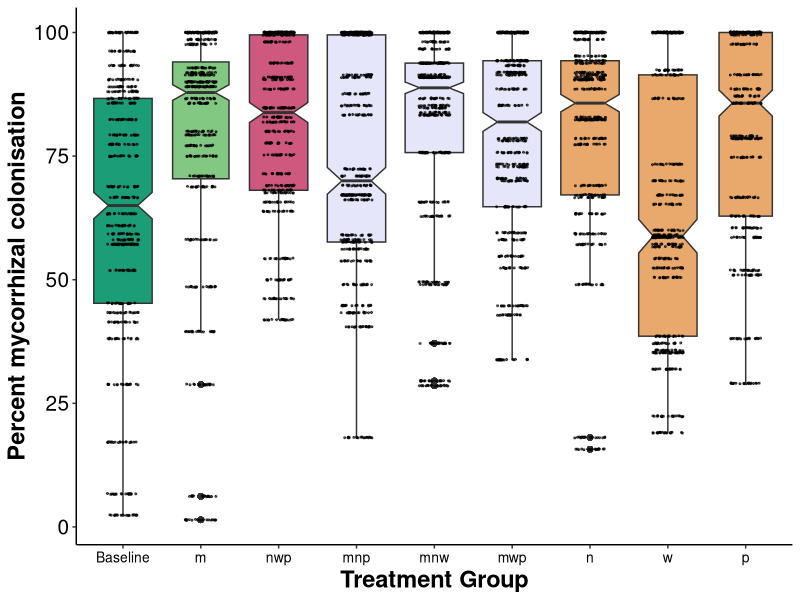
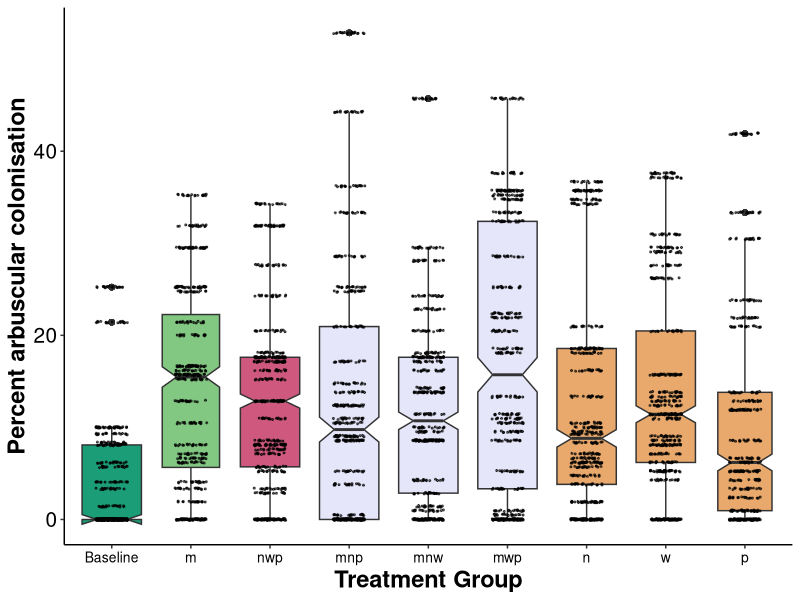

The R source for these figures, in order:
#### Mycorrhizae Analysis Experiment 1 ####

# Before anything else, verify that your environment is totally clear.
# This is important, because old objects can foul up the works
# Clean up the working environment
rm(list = ls())

# Verify working directory, should be ~/Documents/Analyses/lastname_first
getwd()

# Load tidyverse
library("tidyverse")
# Check for updates
tidyverse_update()

#### Cleaning up the data ####

library(readr)
Myc <- read_csv("Shadehouse/MycorrhizaeDataClean.csv")

# Add room
library(readr)
RoomPot <- read_csv("Shadehouse/RoomPot.csv")

colnames(RoomPot)[1:1] <- c("Pot") ## Renaming the columns
colnames(Myc)[3:3] <- c("Pot") ## Renaming the columns
Myc <- Myc %>%
  left_join(RoomPot %>% dplyr::select(Pot, Room), by = "Pot")

# Now we need to make a distinct name for each subsample of each pot
colnames(Myc)[3:3] <- c("Sample") ## Renaming the columns

library(tidyr)
Myc2 <- Myc %>%
  unite(Sample, Subsample, Sample, sep = "-")

# Let's change the treatment group names to be more meaningful
#Myc2$Exp1Group[Myc2$Exp1Group == "0"] <- "baseline"
#Myc2$Exp1Group[Myc2$Exp1Group == "1"] <- "m"
#Myc2$Exp1Group[Myc2$Exp1Group == "2"] <- "nwp"
#Myc2$Exp1Group[Myc2$Exp1Group == "3"] <- "mnp"
#Myc2$Exp1Group[Myc2$Exp1Group == "4"] <- "mnw"
#Myc2$Exp1Group[Myc2$Exp1Group == "5"] <- "mwp"
#Myc2$Exp1Group[Myc2$Exp1Group == "6"] <- "n"
#Myc2$Exp1Group[Myc2$Exp1Group == "7"] <- "w"
#Myc2$Exp1Group[Myc2$Exp1Group == "8"] <- "p"

Myc_summary1 <- Myc2 %>%
  group_by(Sample) %>%
  summarise(
    perc_c = 100 * sum(Intersection[None == "no"], na.rm = TRUE) /
      sum(Intersection, na.rm = TRUE))

Myc_summary2 <- Myc2 %>%
  group_by(Sample) %>%
  summarise(
    perc_A = 100 * sum(Intersection[Arbuscules == "1"], na.rm = TRUE) /
      sum(Intersection, na.rm = TRUE))

# Add Exp1 group to this data frame
Myc3 <- Myc_summary1 %>%
  left_join(Myc2 %>% dplyr::select(Sample, Exp1Group), by = "Sample")

# add room back
Myc3 <- Myc3 %>%
  left_join(
    Myc2 %>% 
      distinct(Sample, Room),   # keep one row per Sample–Room pair
    by = "Sample"
  )

# Add Exp1 group to this data frame
Myc4 <- Myc_summary2 %>%
  left_join(Myc2 %>% dplyr::select(Sample, Exp1Group), by = "Sample")

# add room back
Myc4 <- Myc4 %>%
  left_join(
    Myc2 %>% 
      distinct(Sample, Room),   # keep one row per Sample–Room pair
    by = "Sample"
  )

# Remove if treatment group = NA
Myc3 <- Myc3 %>%
  filter(!is.na(Exp1Group))

# Remove if treatment group = NA
Myc4 <- Myc4 %>%
  filter(!is.na(Exp1Group))

#### visualisations ####
# Let's make a boxplot for presence of any myc structures
library(ggplot2)

Myc3$Exp1Group <- factor(Myc3$Exp1Group, levels = c("0", "1", "2", "3", "4", "5", "6", "7", "8"), # order  
                         labels = c("Baseline", "m", "nwp", "mnp", "mnw", "mwp", "n", "w", "p")) # labels 

MycPlot <- ggplot(data = Myc3, 
                  aes(x = factor(Exp1Group), y = perc_c, fill = Exp1Group)) +
  geom_boxplot(notch = TRUE, varwidth = TRUE) +
  geom_jitter(color = "black", size = 0.4, alpha = 0.6, width = 0.2) +
  ylab("Percent mycorrhizal colonisation") +
  xlab("Treatment Group") +
  scale_fill_manual(values = c( "Baseline" = "#1b9e77", "m" = "#82C782", "nwp" = "#CF597E", 
  "mnp" = "lavender", "mnw" = "lavender", "mwp" = "lavender", "n" = "#E9A96C", "w" = "#E9A96C", "p" = "#E9A96C" )) +
  theme(axis.text.x = element_text(size = 10, color = 'black'),
        axis.text.y = element_text(size = 15, hjust = 1, colour = 'black'), 
        axis.title = element_text(size = 17, face = "bold"),
        legend.title = element_blank(),
        legend.position = "none",
        panel.grid.major = element_blank(),
        panel.grid.minor = element_blank(),
        panel.background = element_blank(),
        axis.line = element_line(colour = "black"))
MycPlot

# Let's make a boxplot for presence of arbuscules
Myc4$Exp1Group <- factor(Myc4$Exp1Group, levels = c("0", "1", "2", "3", "4", "5", "6", "7", "8"), # order  
                         labels = c("Baseline", "m", "nwp", "mnp", "mnw", "mwp", "n", "w", "p")) # labels 

library(ggplot2)
MycPlot <- ggplot(data = Myc4, 
                  aes(x = factor(Exp1Group), y = perc_A, fill = Exp1Group)) +
  geom_boxplot(notch = TRUE, varwidth = TRUE) +
  geom_jitter(color = "black", size = 0.4, alpha = 0.6, width = 0.2) +
  ylab("Percent arbuscular colonisation") +
  xlab("Treatment Group") +
  scale_fill_manual(values = c( "Baseline" = "#1b9e77", "m" = "#82C782", "nwp" = "#CF597E", 
                                "mnp" = "lavender", "mnw" = "lavender", "mwp" = "lavender", "n" = "#E9A96C", "w" = "#E9A96C", "p" = "#E9A96C" )) +
  theme(axis.text.x = element_text(size = 10, color = 'black'),
        axis.text.y = element_text(size = 15, hjust = 1, colour = 'black'), 
        axis.title = element_text(size = 17, face = "bold"),
        legend.title = element_blank(),
        legend.position = "none",
        panel.grid.major = element_blank(),
        panel.grid.minor = element_blank(),
        panel.background = element_blank(),
        axis.line = element_line(colour = "black"))
MycPlot

#### analysis ####
# model
# try a mixed effects model
library(lme4)
# Fit a model 
M1 <- lmer(perc_c ~ factor(Exp1Group) + (1 | Room), data = Myc3)

summary(M1)
# Check for Homogeneous variance for any myc structure presence
summ_Myc3 <- Myc3 %>%
  group_by(Exp1Group) %>% 
  summarise(mean_perc_c = mean(perc_c),
            sd_perc_c = sd(perc_c),
            n_perc_c = n())
ratio <-(max(summ_Myc3$sd_perc_c))/(min(summ_Myc3$sd_perc_c))
print(ratio)

# The sample sizes are not quite even and therefore we need to use Type 3 analysis
Myc3$Exp1Group <- as.factor(Myc3$Exp1Group)

contrasts(Myc3$Exp1Group) <- contr.sum(9)

model <- lm(perc_c ~ factor(Exp1Group), data = Myc3)

# Run Type III ANOVA
library(car)
Anova(model, type = 3)

# Tukey-Kramer test (automatically applied for unequal sample sizes)
library(emmeans)
emm <- emmeans(model, ~ Exp1Group)        # treatment effects within each room
pairs(emm, adjust = "tukey")

# Arbuscule only model
# Fit a model 
M2 <- lmer(perc_A ~ factor(Exp1Group) + (1 | Room), data = Myc4)

summary(M2)

# Check for Homogeneous variance for arbuscule only presence
summ_Myc4 <- Myc4 %>%
  group_by(Exp1Group) %>% 
  summarise(mean_perc_A = mean(perc_A),
            sd_perc_A = sd(perc_A),
            n_perc_A = n())
ratio <-(max(summ_Myc4$sd_perc_A))/(min(summ_Myc4$sd_perc_A))
print(ratio)

# The sample sizes are not quite even and therefore we need to use Type 3 analysis
Myc4$Exp1Group <- as.factor(Myc4$Exp1Group)

contrasts(Myc4$Exp1Group) <- contr.sum(9)

model <- lm(perc_A ~ factor(Exp1Group), data = Myc4)

# Run Type III ANOVA
library(car)
Anova(model, type = 3)

# Tukey-Kramer test (automatically applied for unequal sample sizes)
library(emmeans)
emm <- emmeans(model, ~ Exp1Group)        # treatment effects within each room
pairs(emm, adjust = "tukey")
